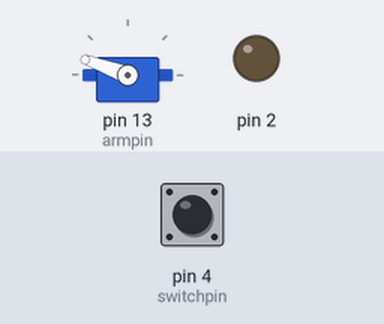
Simulated run of this sketch. Board: Arduino Uno, built with avr-gcc and run on an emulated ATmega328P. Parts: servo, output pins drawn as LEDs (lit = HIGH). The test bench sets the inputs (shaded band); at power-on: pin 4 (switchpin) HIGH. Random numbers use the default seed unless the sketch sets one.

Above: at 1.2 s.
1.3 s: pin 4 (switchpin) pulled LOW for 1 s
At 2.2 s:
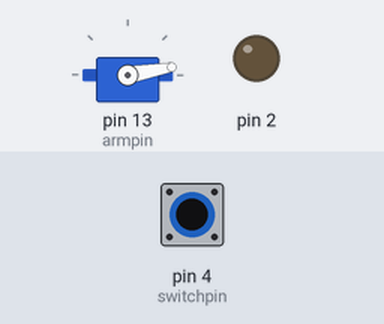
3.8 s: pin 4 (switchpin) pulled LOW for 3.2 s
At 9.7 s:
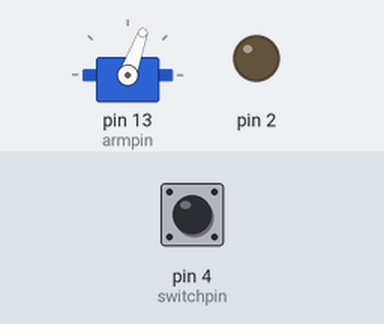
10.0 s: pin 4 (switchpin) pulled LOW for 1 s
At 11.49 s:
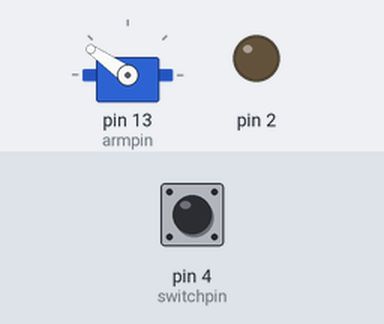
Timing chart, 0 to 17.3 s (numbered marks = the images above; inputs shaded):
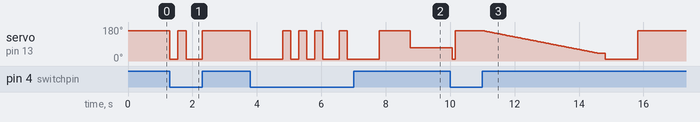

The sketch:

Useless_Machine_1Servo_Inverted_FINAL.ino
```cpp
#include <Servo.h>
Servo armservo;

int switchpin = 4;
int armpin = 13;
int down = 160;
int up = 10;

int ranAction = 0;
int action = 1;
int nextPress = 0;
int lastPress = 0;
bool willCheck = false;
bool checking = false;

int pos = 0;

void setup() {
pinMode(switchpin,INPUT);
pinMode(2,OUTPUT);

armservo.attach(armpin);

// Servo Default Starting Position

armservo.write(down);
}

void loop() {

// Action Selection starting with 1

  if (digitalRead(switchpin) == LOW && checking == false)
  {
    willCheck = true;
    if(action == 0)
    {
      ranAction = random(1,5);
      if(ranAction > 1)
      {
        action = ranAction+2;
      }
      else
      {
        action = ranAction;
      }
    }

    if (action == 1) {
      action1();
      action = 2;
    }
    else if (action == 2) {
      action2();
      action = 3;
    }
    else if (action == 3) {
      action3();
      action = 0;
    }
    else if (action == 4) {
      action4();
      action = 0;
    }
    else if (action == 5) {
      action5();
      action = 0;
    }
    else if (action == 6) {
      action6();
      action = 0;
    }
    else if (action == 7) {
      action7();
      action = 0;
    }
    lastPress = millis();
    nextPress = millis() + random(0,3000);
  }
  else
  {
    if(millis() > (nextPress) && willCheck)
    {
      if(random(3)==0)
      {
        checking = true;
        checkingAction();
      }
      willCheck = false;
      checking = false;
    }
  }
}

void checkingAction()
{
  bool hasPressed = false;
  armservo.write(70);
  for(int i = 0; i < 1500; i +=100)
  {
    if (digitalRead(switchpin) == LOW)
    {
      armservo.write(up);
      delay(100);
      armservo.write(down);
      i = 1500;
      hasPressed = true;
      break;
    }
    delay(100);
  }
  if(hasPressed == false)
  {
    for(pos = 70; pos < down; pos +=1)
    {
      if (digitalRead(switchpin) == LOW)
      {
        delay(50);
        armservo.write(0);
        delay(250);
      }
      armservo.write(pos);
      delay(30);
    }
  }
  //armservo.write(down);
  delay(100);
  armservo.write(down);
  delay(250);
}

//The Following are actions that are chosen chronologically

void action1() {
  armservo.write(up);
  delay(250);
  armservo.write(down);
  delay(250);
}

void action2() {
  armservo.write(up);
  delay(500);
  armservo.write(down);
  delay(250);
}

void action3() {
  armservo.write(up);
  delay(1000);
  armservo.write(down);
  delay(250);
}

void action4() {
  armservo.write(down);
  delay(500);
for(pos = down; pos > 40; pos -=1)
  {
    armservo.write(pos);
    delay(30);
  }
  delay(200);
  armservo.write(up);
  delay(1000);
  armservo.write(down);
  delay(250);
}

void action5() {
  armservo.write(up);
  delay(250);
  armservo.write(down);
  delay(250);
}

void action6() {
  armservo.write(120);
  delay(500);
  armservo.write(down);
  delay(100);
  armservo.write(120);
  delay(500);
  armservo.write(down);
  delay(100);
  armservo.write(120);
  delay(500);
  armservo.write(down);
  delay(100);
  armservo.write(120);
  delay(500);
  armservo.write(down);
  delay(100);
  armservo.write(up);
  delay(250);
  armservo.write(down);
  delay(250);
}

void action7() {
for(pos = down; pos > up; pos -=2)
  {
    armservo.write(pos);
    delay(30);
  }
  armservo.write(up);
for(pos = up; pos < down; pos +=2)
  {
    armservo.write(pos);
    delay(30);
  }
  armservo.write(down);
  delay(250);
}
```

Measured:
- after the input at 1.3 s, servo on pin 13 (armpin): 160° → 10° at once, → 160° 0.25 s later, → 10° 0.25 s later, → 160° 0.50 s later
- after the input at 3.8 s, servo on pin 13 (armpin): 160° → 10° at once, → 160° 1.0 s later, → 10° 0.25 s later, → 160° 0.25 s later, … (11 changes in this stretch)
